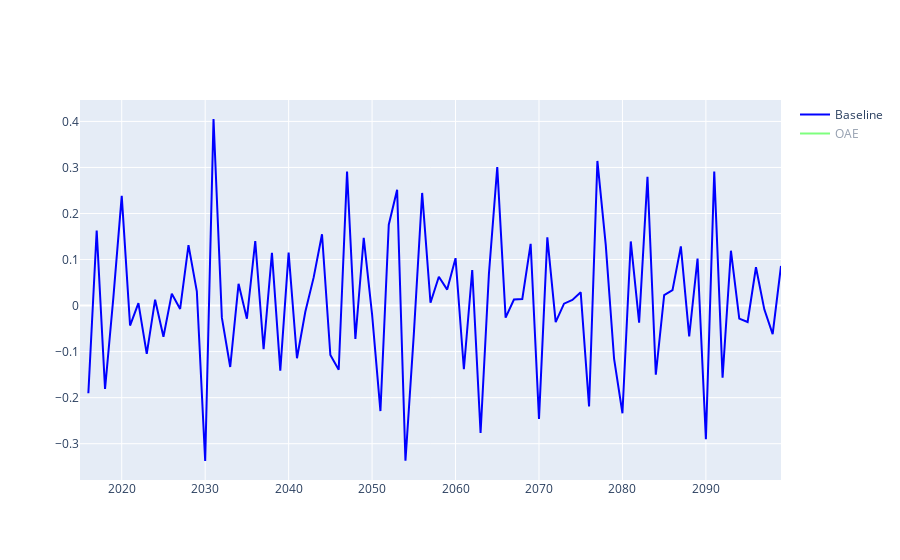

Notebook code cell kept with this figure:
### Code cell
fig = go.Figure()
fig.add_trace(go.Scatter(x=DIC_amplitude_baseline_pct.year, y=DIC_amplitude_baseline_pct['DIC'],
                    mode='lines', line_color='#0000FF',
                    name='Baseline'))
fig.add_trace(go.Scatter(x=DIC_amplitude_oae_pct.year, y=DIC_amplitude_oae_pct['DIC'],
                    mode='lines', line_color='#00FF00',
                    name='OAE'))
fig.show()
